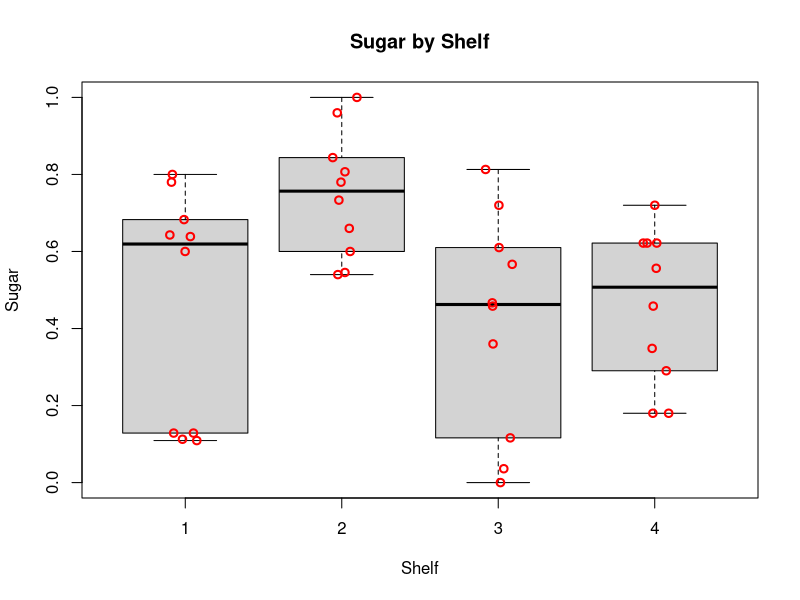
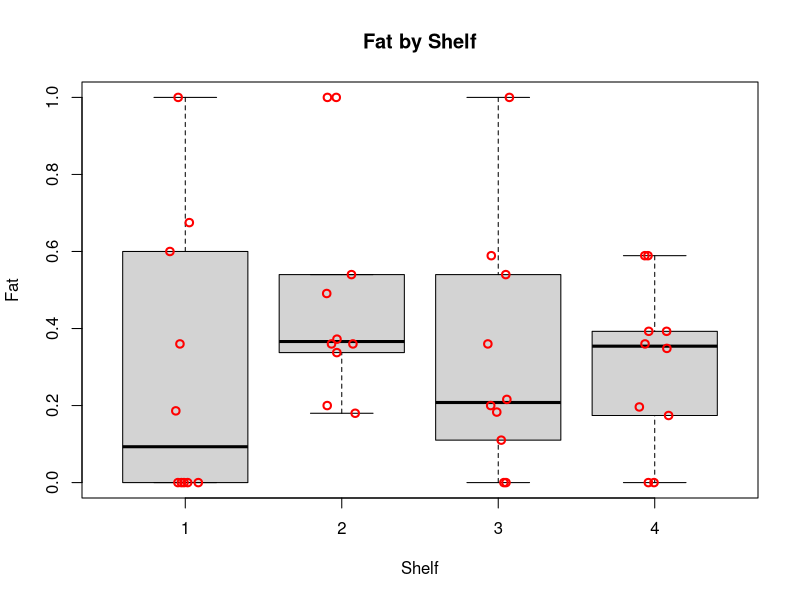
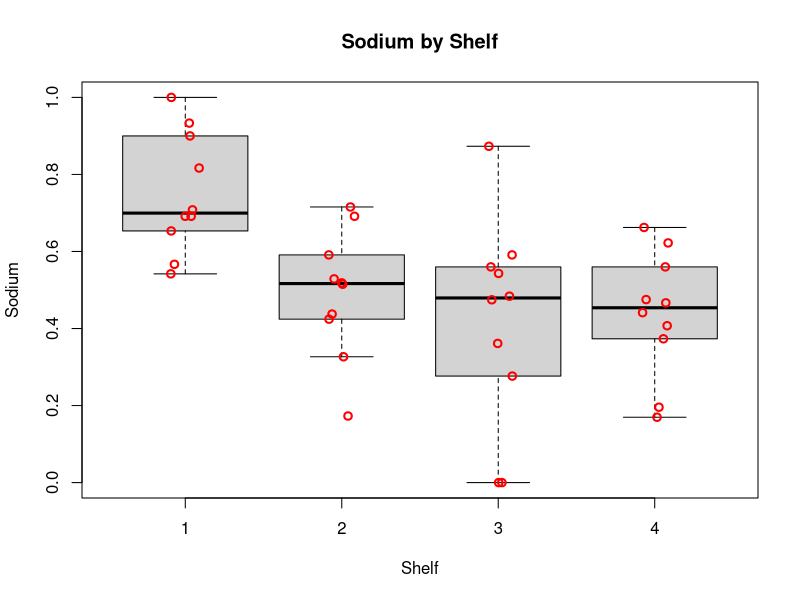
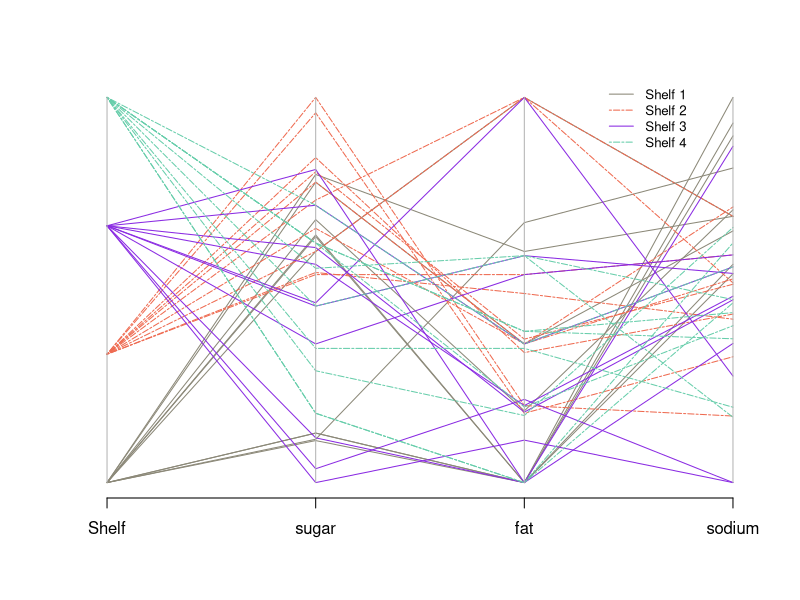
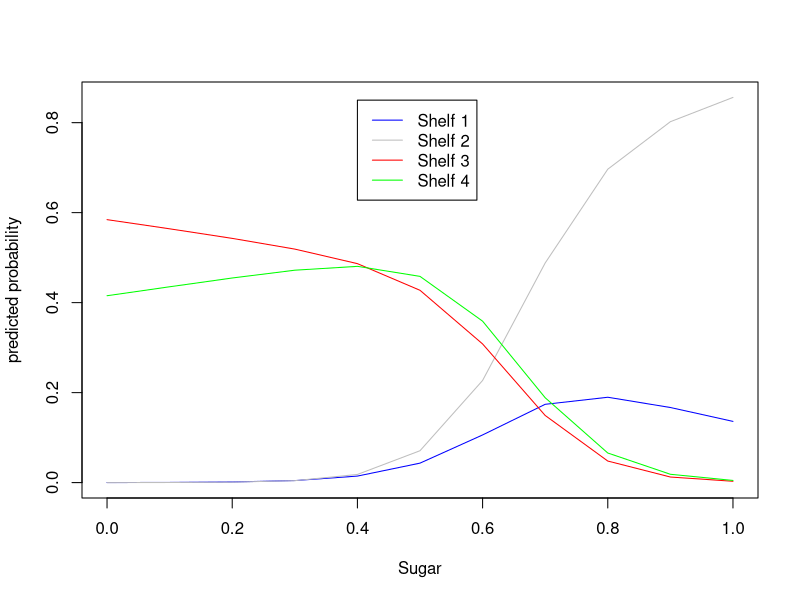
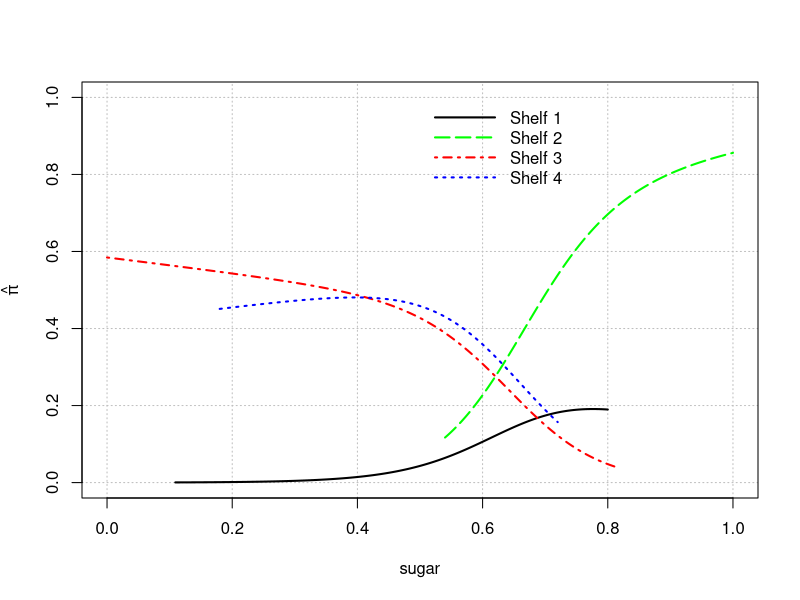

Recreate these plots in R, in order.
## ---- chunk 1

#Load libraries and insert a function to tidy up the code when they are printed out
library(vcd)
library(nnet)
library(car)
library(Hmisc)
library(skimr)
library(MASS)

rm(list = ls())
library(knitr)
opts_chunk$set(tidy.opts=list(width.cutoff=60),tidy=TRUE)

## ---- chunk 2
cereal <- read.csv("cereal_dillons.csv")
str(cereal)
## ---- chunk 3
# Examine the data to check data validity before proceeding with the questions.
skim(cereal)
## ---- chunk 4
# the formula is from textbook
standardize <- function(x) { (x - min(x)) / (max(x) - min(x))}
cereal2 <- data.frame(Shelf = cereal$Shelf, Cereal = cereal$Cereal, 
                      sugar = standardize(cereal$sugar_g / cereal$size_g), 
                      fat = standardize(cereal$fat_g / cereal$size_g), 
                      sodium = standardize(cereal$sodium / cereal$size_g))

head(cereal2)
## ---- chunk 5
# this code is from textbook
boxplot(formula = sugar ~ Shelf, data = cereal2, ylab = "Sugar", 
        xlab = "Shelf", main = "Sugar by Shelf", pars = list(outpch=NA))
stripchart(x = cereal2$sugar ~ cereal2$Shelf, lwd = 2, col = "red", 
           method = "jitter", vertical = TRUE, pch = 1, add = TRUE)

boxplot(formula = fat ~ Shelf, data = cereal2, ylab = "Fat", 
        xlab = "Shelf", main = "Fat by Shelf",pars = list(outpch=NA))
stripchart(x = cereal2$fat ~ cereal2$Shelf, lwd = 2, col = "red", 
           method = "jitter", vertical = TRUE, pch = 1, add = TRUE)

boxplot(formula = sodium ~ Shelf, data = cereal2, ylab = "Sodium", 
        xlab = "Shelf", main = "Sodium by Shelf", pars = list(outpch=NA))
stripchart(x = cereal2$sodium ~ cereal2$Shelf, lwd = 2, col = "red", 
           method = "jitter", vertical = TRUE, pch = 1, add = TRUE)

## ---- chunk 6
cereal3<-data.frame(cereal2[1], cereal2[,3:5])

# Colors by condition:
cereal.colors<-ifelse(test = cereal2$Shelf==1, yes = "cornsilk4", 
                no = ifelse(test = cereal2$Shelf==2, yes = "coral2", 
                no = ifelse(test = cereal2$Shelf==3, yes = "blueviolet", no= "aquamarine3")))
# Line type by condition:
cereal.lty<-ifelse(test = cereal2$Shelf==1, yes = "solid", 
                no = ifelse(test = cereal2$Shelf==2, yes = "twodash", 
                no = ifelse(test = cereal2$Shelf==3, yes = "solid", no = "twodash")))

parcoord(x = cereal3, col = cereal.colors, lty = cereal.lty)  # Plot
legend(x = 3.35, y = 1.05, legend = c("Shelf 1", "Shelf 2", "Shelf 3", "Shelf 4"), lty = c("solid", "twodash", "solid", "twodash"),
  col=c("cornsilk4", "coral2", "blueviolet","aquamarine3"), cex=0.8, bty="n")
## ---- chunk 7
levels(as.factor(cereal2$Shelf))
mod1 <- multinom(as.factor(Shelf) ~ sugar + fat + sodium, data=cereal2)
summary(mod1)
Anova(mod1)
## ---- chunk 8
sd.cereal<-apply(X=cereal2[, -c(2)], MARGIN = 2, FUN = sd)
c.value<-c(sd.cereal)[2:4]
round(c.value,2)
## ---- chunk 9
#coefficients(mod1)
beta.hat2<-coefficients(mod1)[1,2:4]
beta.hat3<-coefficients(mod1)[2,2:4]
beta.hat4<-coefficients(mod1)[3,2:4]
# OR for j = 2 (Shelf 2 vs Shelf 1)
print("OR for j = 2")
round(exp(c.value*beta.hat2),2)
round(1/exp(c.value*beta.hat2),2)
# OR for j = 3 (Shelf 3 vs Shelf 1)
print("OR for j = 3")
round(exp(c.value*beta.hat3),2)
round(1/exp(c.value*beta.hat3),2)
# OR for j = 4 (Shelf 4 vs Shelf 1)
print("OR for j = 3")
round(exp(c.value*beta.hat4),2)
round(1/exp(c.value*beta.hat4),2)
## ---- chunk 10
## Not actually sure if this is what the question means?

modA <- multinom(as.factor(Shelf) ~ sugar + fat + sodium + sugar:fat, data = cereal2)
Anova(modA)

modB <- multinom(as.factor(Shelf) ~ sugar + fat + sodium + sugar:sodium, data = cereal2)
Anova(modB)

modC <- multinom(as.factor(Shelf) ~ sugar + fat + sodium + fat:sodium, data = cereal2)
Anova(modC)

modD <- multinom(as.factor(Shelf) ~ sugar + fat + sodium + fat:sodium:sugar, data = cereal2)
Anova(modD)

modE <- multinom(as.factor(Shelf) ~ sugar + fat + sodium + sugar:fat +
                   sugar:sodium + fat:sodium + fat:sodium:sugar, data = cereal2)
Anova(modE)
## ---- chunk 11
#recall rescale function from textbook stand01 <- function(x) { (x - min(x))/(max(x) - min(x)) } 
# cereal has the pre-scaled variable numbers. Don't use cereal2
stand02 <-function(x, variable) { (x-min(variable))/(max(variable)-min(variable))}
sugar1<-stand02(x = 12/28, variable = cereal$sugar)
fat1<-stand02(x=0.5/28, variable=cereal$fat)
sodium1<-stand02(x=1.3/28, variable=cereal$sodium)
newdata<-data.frame(sugar=sugar1, fat=fat1,sodium=sodium1)
lin.pred.hat <- predict(object = mod1, newdata = newdata, type = "probs", se = TRUE)
round(lin.pred.hat,7)

## ---- chunk 12
stand.new <- function(meas, serv_size, comparison) {( meas/serv_size - min(comparison)) / (max(comparison) - min(comparison))}

newdata <- data.frame(sugar = stand.new(12, 28, cereal$sugar_g/cereal$size_g), 
                      fat = stand.new(0.5, 28, cereal$fat_g/cereal$size_g),
                      sodium = stand.new(130, 28, cereal$sodium_mg/cereal$size_g))

round(predict(object = mod1, newdata = newdata, type = "probs", se.fit = TRUE),7)
## ---- chunk 13
newfat <- c(rep(mean(cereal2$fat),11))
newsodium <- c(rep(mean(cereal2$sodium),11))
newsugar <- c(seq(0,1, 0.1))
simulated.data <- data.frame(sugar=newsugar, fat=newfat, sodium=newsodium)
pi.hat.sim <-predict(mod1, newdata=simulated.data, type="probs")
plot.new()
x<- seq(0,1,0.1)
plot(x,pi.hat.sim[,1],type='l',col="blue",
     ylim=range(min(pi.hat.sim), max(pi.hat.sim)),
     xlab = "Sugar", ylab = "predicted probability")
lines(x, pi.hat.sim[,2], col="gray")
lines(x, pi.hat.sim[,3], col="red")
lines(x, pi.hat.sim[,4], col="green")

legend(x = 0.4, y = 0.85 , legend = c("Shelf 1", "Shelf 2", "Shelf 3", "Shelf 4"), col=c("blue","gray","red","green"),lty = "solid")

## ---- chunk 14
## Open question: in figure 3.3, they have each line stop at the min/max for each type of kernel (equivalent to each shelf in our example). Is this what we want, or do we want it to go from 0 to 1 for each shelf? (code for both below, 0-1 is commented out.)


beta.hat<-coefficients(mod1)
beta.hat
mean_fat <- mean(cereal2$fat)
mean_sodium <- mean(cereal2$sodium)


# Create plotting area first to make sure get the whole region with respect to x-axis
curve(expr = 1/(1 + exp(beta.hat[1,1] + beta.hat[1,2]*x) + exp(beta.hat[2,1] + beta.hat[2,2]*x)), ylab = expression(hat(pi)), xlab = "sugar",
  xlim = c(min(cereal2$sugar), max(cereal2$sugar)), ylim = c(0, 1), col = "black", lty = "solid", lwd = 2, n = 1000, type = "n",
  panel.first = grid(col = "gray", lty = "dotted"))

## Plot each pi_j
# Shelf1
curve(expr = 1/(1 + exp(beta.hat[1,1] + beta.hat[1,2]*x + beta.hat[1,3]*mean_fat + beta.hat[1,4]*mean_sodium)
                + exp(beta.hat[2,1] + beta.hat[2,2]*x + beta.hat[2,3]*mean_fat + beta.hat[2,4]*mean_sodium)
                + exp(beta.hat[3,1] + beta.hat[3,2]*x + beta.hat[3,3]*mean_fat + beta.hat[3,4]*mean_sodium)),
  col = "black", lty = "solid", lwd = 2, n = 1000, add = TRUE,
  xlim = c(min(cereal2$sugar[cereal2$Shelf == 1]), max(cereal2$sugar[cereal2$Shelf == 1])))
  # xlim = c(0,1))  

# Shelf2
curve(expr = exp(beta.hat[1,1] + beta.hat[1,2]*x + beta.hat[1,3]*mean_fat + beta.hat[1,4]*mean_sodium)/
        (1 + exp(beta.hat[1,1] + beta.hat[1,2]*x + beta.hat[1,3]*mean_fat + beta.hat[1,4]*mean_sodium)
                + exp(beta.hat[2,1] + beta.hat[2,2]*x + beta.hat[2,3]*mean_fat + beta.hat[2,4]*mean_sodium)
                + exp(beta.hat[3,1] + beta.hat[3,2]*x + beta.hat[3,3]*mean_fat + beta.hat[3,4]*mean_sodium)), 
      col = "green", lty = "longdash", lwd = 2, n = 1000, add = TRUE, 
      xlim = c(min(cereal2$sugar[cereal2$Shelf == 2]), max(cereal2$sugar[cereal2$Shelf == 2])))
      # xlim = c(0,1))  

# Shelf3
curve(expr = exp(beta.hat[2,1] + beta.hat[2,2]*x + beta.hat[2,3]*mean_fat + beta.hat[2,4]*mean_sodium)/
        (1 + exp(beta.hat[1,1] + beta.hat[1,2]*x + beta.hat[1,3]*mean_fat + beta.hat[1,4]*mean_sodium)
                + exp(beta.hat[2,1] + beta.hat[2,2]*x + beta.hat[2,3]*mean_fat + beta.hat[2,4]*mean_sodium)
                + exp(beta.hat[3,1] + beta.hat[3,2]*x + beta.hat[3,3]*mean_fat + beta.hat[3,4]*mean_sodium)),
  col = "red", lty = "dotdash", lwd = 2, n = 1000, add = TRUE,
  xlim = c(min(cereal2$sugar[cereal2$Shelf == 3]), max(cereal2$sugar[cereal2$Shelf == 3])))
  # xlim = c(0,1))

# Shelf4
curve(expr = exp(beta.hat[3,1] + beta.hat[3,2]*x + beta.hat[3,3]*mean_fat + beta.hat[3,4]*mean_sodium)/
        (1 + exp(beta.hat[1,1] + beta.hat[1,2]*x + beta.hat[1,3]*mean_fat + beta.hat[1,4]*mean_sodium)
                + exp(beta.hat[2,1] + beta.hat[2,2]*x + beta.hat[2,3]*mean_fat + beta.hat[2,4]*mean_sodium)
                + exp(beta.hat[3,1] + beta.hat[3,2]*x + beta.hat[3,3]*mean_fat + beta.hat[3,4]*mean_sodium)),
  col = "blue", lty = "dotted", lwd = 2, n = 1000, add = TRUE,
  xlim = c(min(cereal2$sugar[cereal2$Shelf == 4]), max(cereal2$sugar[cereal2$Shelf == 4])))   
  # xlim = c(0,1))




legend(x = 0.5, y = 1.0, legend=c("Shelf 1", "Shelf 2", "Shelf 3", "Shelf 4"), 
       lty=c("solid","longdash", "dotdash", "dotted"),
  col=c("black","green","red", "blue"), bty="n", lwd = c(2,2,2), seg.len = 4)
